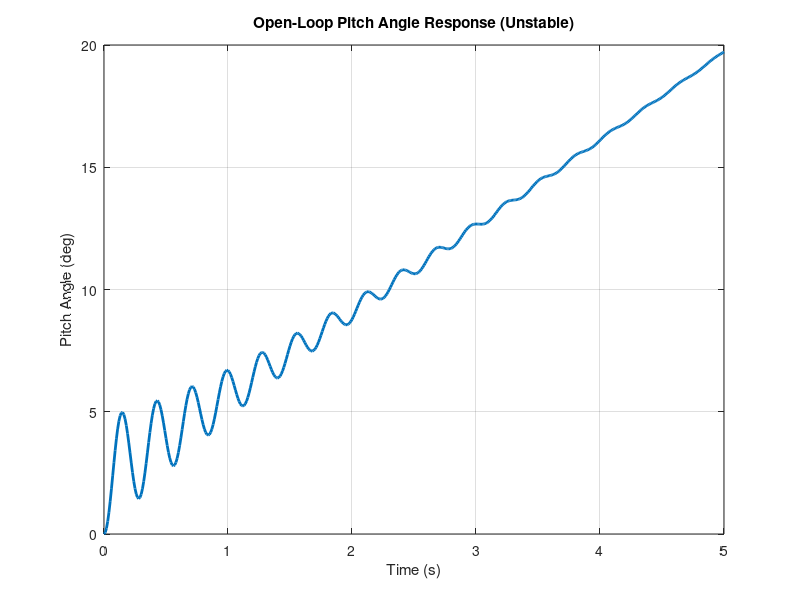
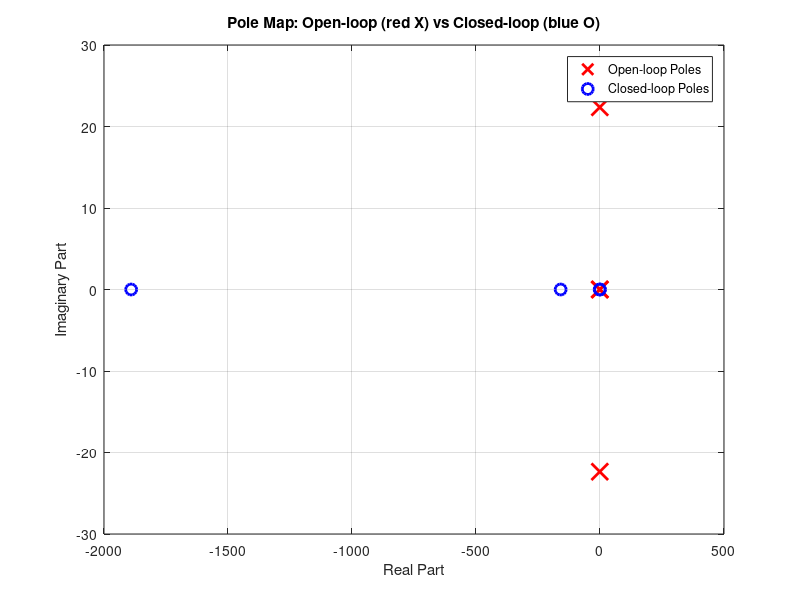

MATLAB code for these plots, in order:
% Rocket Longitudinal 4-State LQR Example

% Parameters
m = 82.9;           % Rocket mass (kg)
Jt = 30.0;          % Transverse inertia (kg*m^2)
T = 12000;          % Thrust (N)
l = 1.5;            % TVC moment arm (m)
q_dyn = 5000;       % Dynamic pressure (N/m^2)
S = 0.045;          % Ref. area (m^2)
d = 0.24;           % Ref. diameter (m)
g = 9.81;           % Gravity (m/s^2)
CA = 0.5;
CM = 0.2;

% Trim
u0 = 500;
w0 = 0;
q0 = 0;
theta0 = deg2rad(5);

% State-space matrices
A = zeros(4,4);
A(1,1) = -q_dyn*CA*S/m;
A(1,2) = q0;
A(1,3) = w0;
A(1,4) = -g * sin(theta0);

A(2,1) = -q0;
A(2,2) = -q_dyn*CA*S/m;
A(2,3) = -u0;
A(2,4) = g * cos(theta0);

A(3,2) = 1.0;
A(3,3) = -q_dyn*CM*S*d/Jt;

A(4,3) = 1.0;

B = zeros(4,1);
B(3) = T*l/Jt;    % TVC pitch input

C = eye(4);
D = zeros(4,1);

% Create state-space system
sys = ss(A, B, C, D);

%% Plot open-loop step response for pitch angle (unstable)
t = 0:0.01:5;
u_input = deg2rad(2) * ones(length(t),1); % 2 deg TVC step
[y_ol, t_ol, x_ol] = lsim(sys, u_input, t);

figure;
plot(t_ol, rad2deg(y_ol(:,4)), 'LineWidth', 2);
xlabel('Time (s)');
ylabel('Pitch Angle (deg)');
title('Open-Loop Pitch Angle Response (Unstable)');
grid on;

%% LQR Controller Design

Q = diag([1, 1, 10, 100]); % Penalize pitch rate and especially pitch angle
R = 1;                     % Penalize control input magnitude

K = lqr(A, B, Q, R);

% Closed-loop A matrix
Acl = A - B * K;
sys_cl = ss(Acl, B, C, D);

% Compute open-loop poles
p_ol = eig(A);

% Closed-loop A matrix
Acl = A - B * K;

% Compute closed-loop poles
p_cl = eig(Acl);

% Plot open-loop and closed-loop pole maps
figure;
plot(real(p_ol), imag(p_ol), 'rx', 'MarkerSize', 12, 'LineWidth', 2); hold on;
plot(real(p_cl), imag(p_cl), 'bo', 'MarkerSize', 8, 'LineWidth', 2);
xlabel('Real Part');
ylabel('Imaginary Part');
title('Pole Map: Open-loop (red X) vs Closed-loop (blue O)');
legend('Open-loop Poles','Closed-loop Poles');
grid on;

